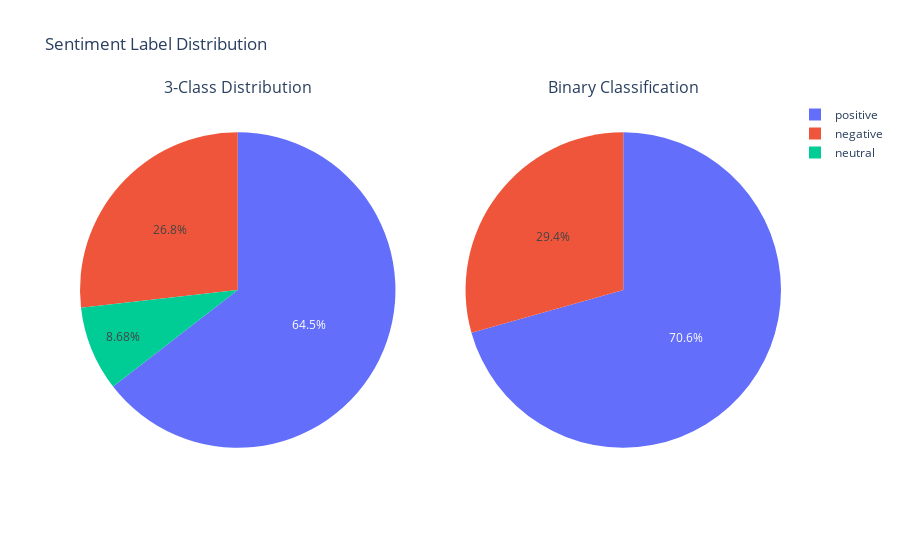

Notebook source saved alongside this figure:
### Markdown cell above
### 4.6 Labeling Data

Create sentiment labels from review scores for classification.

### Code cell
# Sentiment Labeling
# Create sentiment labels from review scores
def create_sentiment_labels(score):
    """Convert review score to sentiment label"""
    if score <= 2:
        return 'negative'
    elif score == 3:
        return 'neutral'
    else:  # score >= 4
        return 'positive'

# Apply labeling
reviews_filtered['sentiment'] = reviews_filtered['review_score'].apply(create_sentiment_labels)

# Label distribution
label_distribution = reviews_filtered['sentiment'].value_counts()

print("=== Sentiment Label Distribution ===")
total_reviews = len(reviews_filtered)
for sentiment, count in label_distribution.items():
    percentage = (count / total_reviews) * 100
    print(f"{sentiment.capitalize()}: {count:,} ({percentage:.1f}%)")

# Create binary classification (positive vs negative, excluding neutral)
reviews_binary = reviews_filtered[reviews_filtered['sentiment'] != 'neutral'].copy()
reviews_binary['binary_sentiment'] = reviews_binary['sentiment'].map({'positive': 1, 'negative': 0})

print(f"\n=== Binary Classification Dataset ===")
print(f"Total samples: {len(reviews_binary):,}")
print(f"Positive: {(reviews_binary['binary_sentiment'] == 1).sum():,}")
print(f"Negative: {(reviews_binary['binary_sentiment'] == 0).sum():,}")

# Check class balance
positive_ratio = (reviews_binary['binary_sentiment'] == 1).mean()
print(f"Class balance: {positive_ratio:.1%} positive, {1-positive_ratio:.1%} negative")

# Also create numeric labels for multi-class
label_encoder = LabelEncoder()
reviews_filtered['sentiment_encoded'] = label_encoder.fit_transform(reviews_filtered['sentiment'])

# Show label encoding
label_mapping = dict(zip(label_encoder.classes_, label_encoder.transform(label_encoder.classes_)))
print(f"\n=== Label Encoding ===")
for sentiment, code in label_mapping.items():
    print(f"{sentiment}: {code}")

# Visualize label distribution
fig = make_subplots(
    rows=1, cols=2,
    subplot_titles=('3-Class Distribution', 'Binary Classification'),
    specs=[[{"type": "pie"}, {"type": "pie"}]]
)

# 3-class distribution
fig.add_trace(
    go.Pie(labels=label_distribution.index, values=label_distribution.values, 
           name="3-Class"),
    row=1, col=1
)

# Binary distribution
binary_distribution = reviews_binary['sentiment'].value_counts()
fig.add_trace(
    go.Pie(labels=binary_distribution.index, values=binary_distribution.values,
           name="Binary"),
    row=1, col=2
)

fig.update_layout(title_text="Sentiment Label Distribution")
fig.show()

# Sample examples for each sentiment
print(f"\n=== Sample Reviews by Sentiment ===")
for sentiment in ['negative', 'neutral', 'positive']:
    sample = reviews_filtered[reviews_filtered['sentiment'] == sentiment].iloc[0]
    print(f"\n{sentiment.upper()} (Score: {sample['review_score']}):")
    print(f"Original: {sample['review_comment_message'][:100]}...")
    print(f"Processed: {sample['final_text'][:100]}...")

# Save processed data for model training
print(f"\n=== Data Preparation Complete ===")
print(f"Multi-class dataset: {len(reviews_filtered)} samples")
print(f"Binary classification dataset: {len(reviews_binary)} samples")
print(f"Features available: Count Vectorizer ({count_features.shape[1]}), TF-IDF ({tfidf_features.shape[1]})")

### Figure 1 — Plotly figure (JSON) as saved in the notebook; plotly's stock layout.template omitted (floating-point values rounded to 4 significant figures)
{"data": [{"domain": {"x": [0, 0.45], "y": [0, 1]}, "labels": ["positive", "negative", "neutral"], "name": "3-Class", "type": "pie", "values": [26148, 10866, 3520]}, {"domain": {"x": [0.55, 1], "y": [0, 1]}, "labels": ["positive", "negative"], "name": "Binary", "type": "pie", "values": [26148, 10866]}], "layout": {"annotations": [{"font": {"size": 16}, "showarrow": false, "text": "3-Class Distribution", "x": 0.225, "xanchor": "center", "xref": "paper", "y": 1, "yanchor": "bottom", "yref": "paper"}, {"font": {"size": 16}, "showarrow": false, "text": "Binary Classification", "x": 0.775, "xanchor": "center", "xref": "paper", "y": 1, "yanchor": "bottom", "yref": "paper"}], "title": {"text": "Sentiment Label Distribution"}}}
